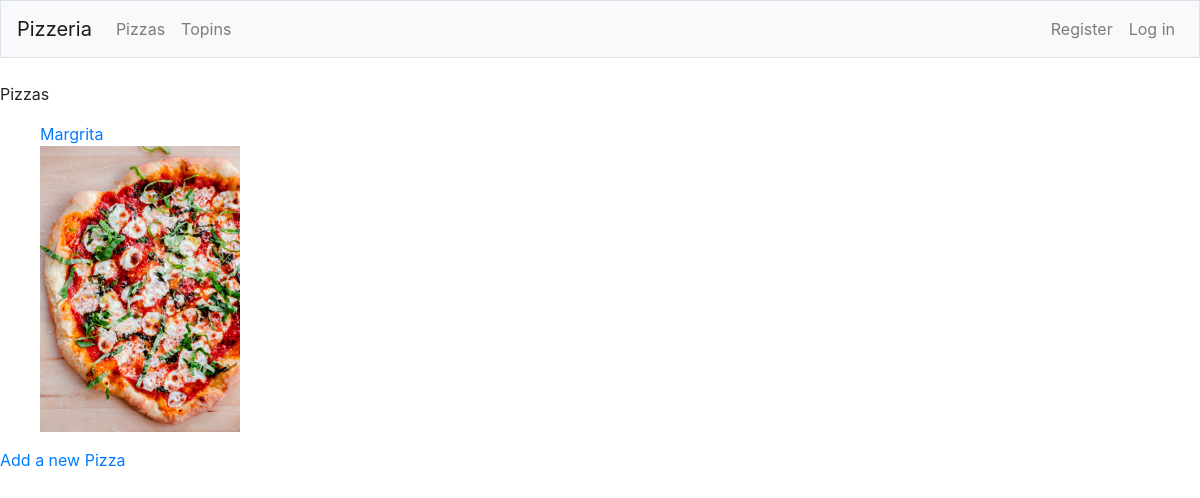
The app's page /topics with its own data.
### PizzaApp/models.py (models this page shows)
class Topic(models.Model):
    text = models.CharField(max_length=200)
    price = models.CharField(max_length=200)
    image = models.ImageField(upload_to='topics', blank=True)
    date_added = models.DateTimeField(auto_now_add=True)
    def __str__(self):
        return self.text

### PizzaApp/views.py (the view)
# urls.py: path('topics', views.topics, name='topics'),
def topics(request):
    topics = Topic.objects.order_by('date_added')
    context = {'topics': topics}
    return render(request, "PizzaApp/topics.html", context)

### PizzaApp/templates/PizzaApp/topics.html (shortened to what this page needs)
{% extends "PizzaApp/base.html" %}
{% block content %}
<p> Pizzas
</p>
<ul>
    {% for t in topics %}
    <li style="display:grid;">
         <a href="{%url 'PizzaApp:topic' t.id %}">{{ t }}</a>
         {% if t.image %}
                <img src="{{ t.image.url }}" class="img-responsive" style="width: 200px; float: left; margin-right: 10px;"/>
            {% endif %}
        </li>
    {% empty %}
    <li> No Pizza added yet</li>
    {% endfor %}
</ul>
<a href="{% url 'PizzaApp:new_topic' %}"> Add a new Pizza</a>
{% endblock content %}

### records on screen
Topic: text "Margrita", image (picture)
